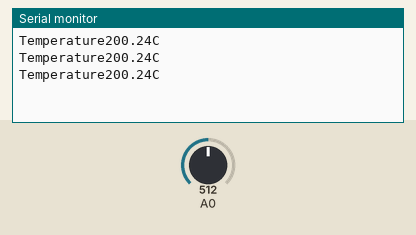
Bench run of a sketch on a simulated Arduino Uno, built with avr-gcc and run on an emulated ATmega328P. On the bench: the last lines printed to the serial monitor. The test bench sets the inputs (shaded band); at power-on: A0 = 512.

Above: at 1.3 s.
1.4 s: A0 set to 716
At 1.9 s:
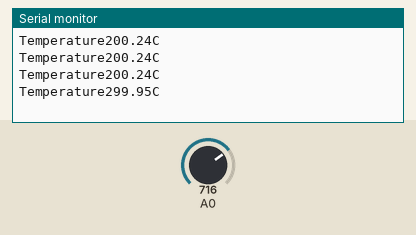
2.9 s: A0 set to 900
At 3.4 s:
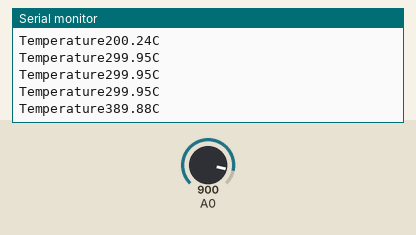
Timing chart, 0 to 5.9 s (numbered marks = the images above; inputs shaded):
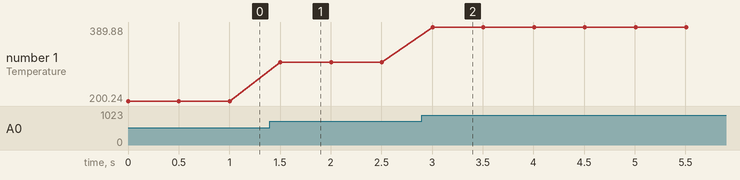

The sketch:

code.ino
```cpp
void setup(){
  Serial.begin(9600);
}
void loop(){
  int sensorValue = analogRead(A0);
  float voltage = sensorValue*5.0/1023.0;
  float temperature = (voltage-0.5)*100.0;
   Serial.print("Temperature");
   Serial.print(temperature);
   Serial.println("C");
  delay(500);
}
```

Measured:
- after the input at 1.4 s, the serial monitor: prints a new line after 0.10 s (image 1)
- after the input at 2.9 s, the serial monitor: prints a new line after 0.10 s (image 2)
- plotted number 1: 200.24 → 299.95 after the input at 1.4 s, 299.95 → 389.88 after the input at 2.9 s
